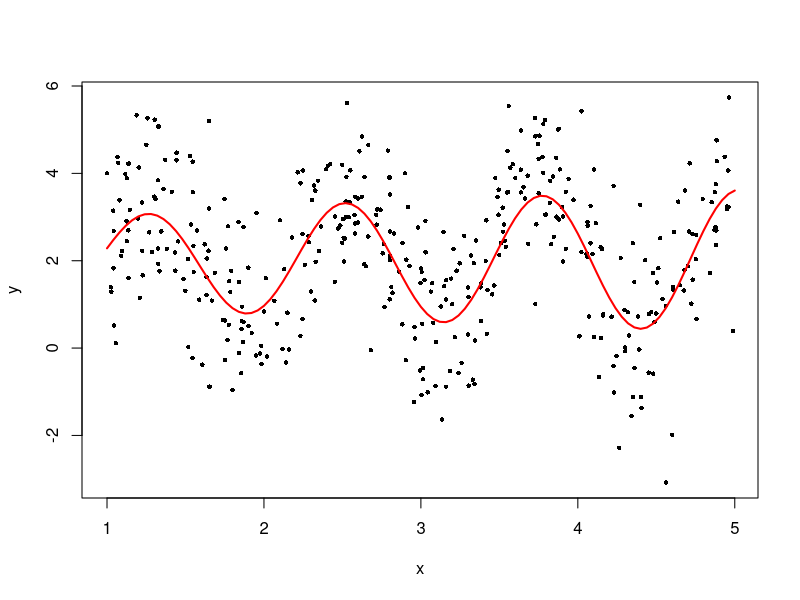
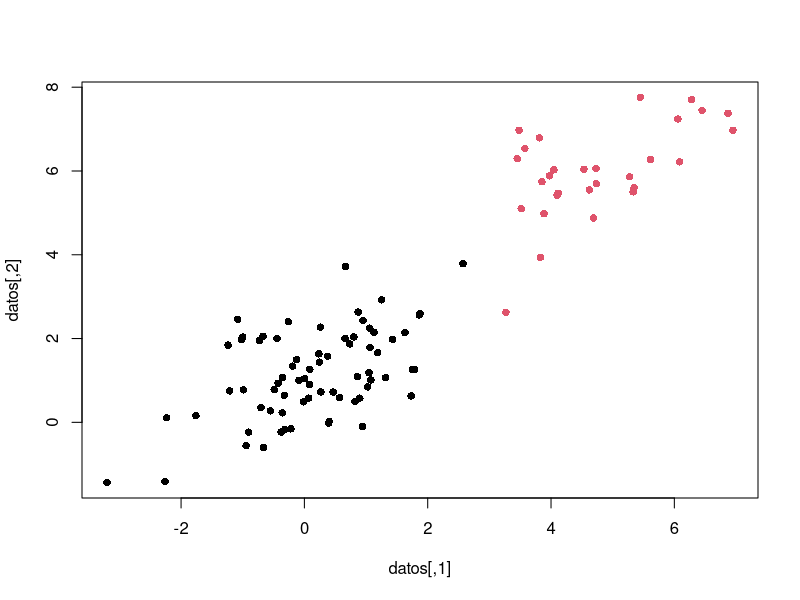

Here is the R script that generated these plots, in order:
# ==========================================================================
# TEMA 01: AXIOMA DE LOS DATOS Y TIPOS DE APRENDIZAJE
# Clase 1, Clase 10
# ==========================================================================


# --------------------------------------------------------------------------
# Equivalente en R de la simulación
# Origen: Equivalente agregado, no viene del material del curso
# --------------------------------------------------------------------------

# Simulación supervisada
a <- 0.3
b <- 0.2
f <- function(x) 2 + x^a * cos(x/b)

n <- 400
x <- runif(n, 1, 5)
sd_err <- 1.2
y <- f(x) + rnorm(n, 0, sd_err)

plot(x, y, pch = 16, cex = 0.6)
curve(f, from = 1, to = 5, col = "red", lwd = 2, add = TRUE)


# Simulación no supervisada: mezcla de dos normales bivariadas
library(MASS)

mu1 <- c(0, 1)
mu2 <- c(4.5, 6)
Sigma <- matrix(c(1, 0.5, 0.5, 1), nrow = 2)

n <- 100
p1 <- 0.6
grupo <- ifelse(runif(n) < p1, 1, 2)

datos <- matrix(0, nrow = n, ncol = 2)
for (i in 1:n) {
  if (grupo[i] == 1) {
    datos[i, ] <- mvrnorm(1, mu1, Sigma)
  } else {
    datos[i, ] <- mvrnorm(1, mu2, Sigma)
  }
}

plot(datos, col = grupo, pch = 16)
